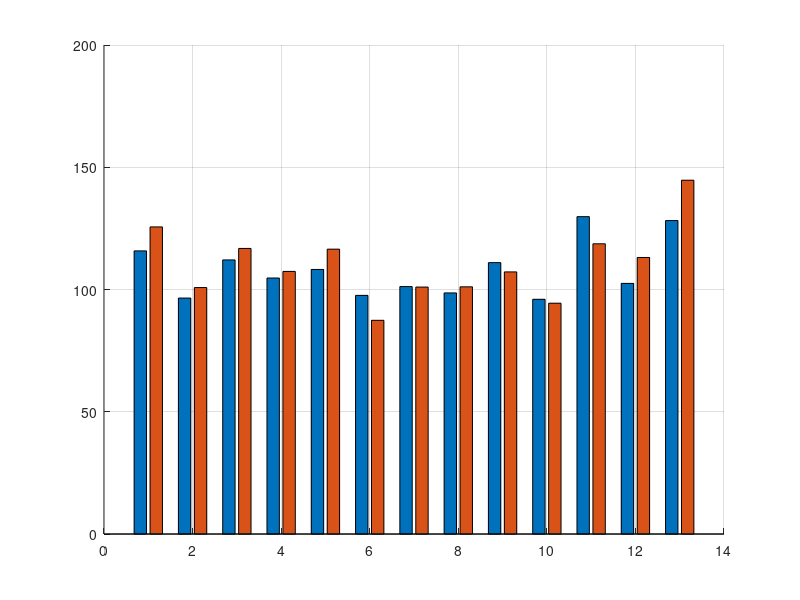

This chart was generated by the following MATLAB code: (Note: this script raises an error after producing the figure.)
%% --- Apex Speed Comparison (Dual Bar Plot) ---
clear; clc; close all;

%% --- USER INPUT (for labeling only) ---
baselineName = input('Enter BASELINE run name : ', 's');
improvedName = input('Enter IMPROVED run name : ', 's');

%% --- DATA (km/h) ---
% Improved vs Baseline apex speeds
improved = [125.6, 100.8, 116.8, 107.4, 116.5,  87.4, 101.0, 101.1, 107.2,  94.4, 118.7, 113.1, 144.7];
baseline = [115.8,  96.5, 112.1, 104.7, 108.2,  97.6, 101.2,  98.6, 111.0,  96.0, 129.8, 102.5, 128.2];

apexCount = numel(improved);
delta = improved - baseline;

%% --- PRINT TABLE ---
fprintf('\n--- Apex Speed Comparison (%s vs %s) ---\n', improvedName, baselineName);
fprintf('Apex |  %s [km/h]  |  %s [km/h]  |  Δ (Imp - Base)\n', improvedName, baselineName);
fprintf('-------------------------------------------------\n');
for i = 1:apexCount
    fprintf(' %2d   |     %6.1f     |     %6.1f     |    %+6.2f\n', ...
        i, improved(i), baseline(i), delta(i));
end
fprintf('-------------------------------------------------\n');
fprintf('Mean Δ Apex Speed: %+6.2f km/h\n', mean(delta));

%% --- PLOT ---
figure('Name','Apex Speed Comparison','NumberTitle','off','Position',[100 100 1000 600]);
hold on; grid on;

barData = [baseline(:), improved(:)];
b = bar(1:apexCount, barData, 'grouped');
b(1).FaceColor = [0.85, 0.33, 0.10];  % orange for baseline
b(2).FaceColor = [0.20, 0.80, 0.20];  % green for improved

xlabel('Apex #');
ylabel('Apex Speed [km/h]');
title(sprintf('Apex Speeds: %s vs %s', improvedName, baselineName));
xticks(1:apexCount);
legend({baselineName, improvedName}, 'Location', 'northoutside', 'Orientation', 'horizontal');

% Add delta text annotations
for i = 1:apexCount
    yMax = max(barData(i,:));
    deltaStr = sprintf('%+.1f', delta(i));
    text(i, yMax + 1.5, deltaStr, 'HorizontalAlignment','center', ...
        'FontWeight','bold', 'Color', delta(i)>=0*[0 0.5 0]-[0.7 0 0]);
end

ylim([min([baseline, improved]) - 5, max([baseline, improved]) + 10]);
hold off;

fprintf('\n✅ Dual-bar apex speed comparison complete.\n');
